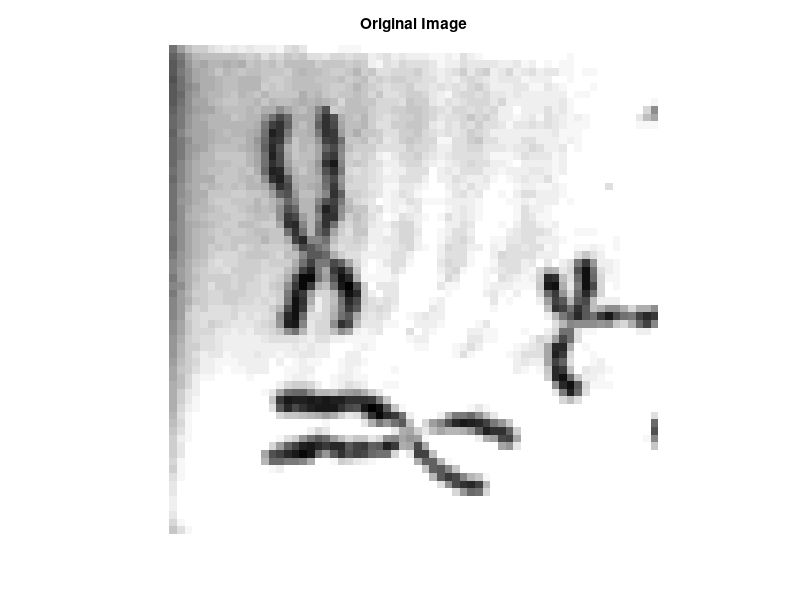

This chart was generated by the following MATLAB code: (Note: this script raises an error after producing the figure.)
clear all
clc

%% Read file data

fileID = fopen('chromo.txt', 'r');
lf = char(10); 
cr = char(13); 
char_data = fscanf(fileID, [cr lf '%c'], [64, 64]);
char_data = char_data';
fclose(fileID);

%% Task 1

% Display the original image on screen
char_map = '0123456789ABCDEFGHIJKLMNOPQRSTUV';
gray_image = zeros(64, 64, 'uint8'); 

for i = 1:64
    for j = 1:64
        char_idx = strfind(char_map, char_data(i , j));
        gray_image(i, j) = uint8((char_idx - 1) * (255 / 31));
    end
end

figure(1)
imshow(gray_image);
title("Original Image");

%% Task 2

% Draw picture histogram
drawhistogram(gray_image)

threshold = 170; % Threshold can be adjusted
binary_image = zeros(64, 64);

% Threshold the image and convert it into binary image
for i = 1:64
    for j = 1:64
        gray_value = gray_image(i, j);
        
        if gray_value > threshold
            binary_image(i, j) = 1;
        else
            binary_image(i, j) = 0;
        end
    end
end

figure(3)
imshow(binary_image);
title("Binary Image");

%% Task 3

% Obtain a one-pixel thin image of the objects
task_3_image = ~one_pixel(~binary_image);

figure(4);
imshow(task_3_image);
title("One-pixel Thin Image of the Objects");

%% Task 4

% Obtain the outlines of the objects present in the image
task_4_image = get_outline(binary_image);

figure(5);
imshow(task_4_image);
title("Outlines of the Objects");

%% Task 5

% Label the different objects

figure(6)

label_image_4 = label_4(binary_image);
subplot(1,2,1)
img_rgb = label2rgb(label_image_4, 'jet', [0 0 0], 'shuffle');  % jet colormap 
imshow(img_rgb,'InitialMagnification','fit');
title("Two Pass Method with 4 Connectivity")

label_image_8 = label_8(binary_image);
subplot(1,2,2)
img_rgb = label2rgb(label_image_8, 'jet', [0 0 0], 'shuffle');  % jet colormap 
imshow(img_rgb,'InitialMagnification','fit');
title("Two Pass Method with 8 Connectivity")

%% Task 6

% Rotate the original image by 30 degrees, 60 degrees and 90 degrees respectively

figure(7)
subplot(3,1,1)
rotated_image = rotate_forward(gray_image,30);
imshow(rotated_image, [], 'InitialMagnification','fit')
title("Forward Mapping with 30 Degreee Rotation")

subplot(3,1,2)
rotated_image = rotate_forward(gray_image,60);
imshow(rotated_image, [], 'InitialMagnification','fit')
title("Forward Mapping with 60 Degreee Rotation")

subplot(3,1,3)
rotated_image = rotate_forward(gray_image,90);
imshow(rotated_image, [], 'InitialMagnification','fit')
title("Forward Mapping with 90 Degreee Rotation")

figure(8)
% https://blog.csdn.net/lkj345/article/details/50555870 rotation principle
subplot(3,2,1)
[rotated_image_nni,rotated_image_bi] = rotate_backward(gray_image,30);
imshow(rotated_image_nni, [], 'InitialMagnification','fit')
title("Backward Mapping with 30 Degreee Rotation")
subplot(3,2,2)
imshow(rotated_image_bi, [], 'InitialMagnification','fit')


subplot(3,2,3)
[rotated_image_nni,rotated_image_bi] = rotate_backward(gray_image,60);
imshow(rotated_image_nni, [], 'InitialMagnification','fit')
title("Backward Mapping with 60 Degreee Rotation")
subplot(3,2,4)
imshow(rotated_image_bi, [], 'InitialMagnification','fit')

subplot(3,2,5)
[rotated_image_nni,rotated_image_bi] = rotate_backward(gray_image,90);
imshow(rotated_image_nni, [], 'InitialMagnification','fit')
title("Backward Mapping with 90 Degreee Rotation")
subplot(3,2,6)
imshow(rotated_image_bi, [], 'InitialMagnification','fit')




